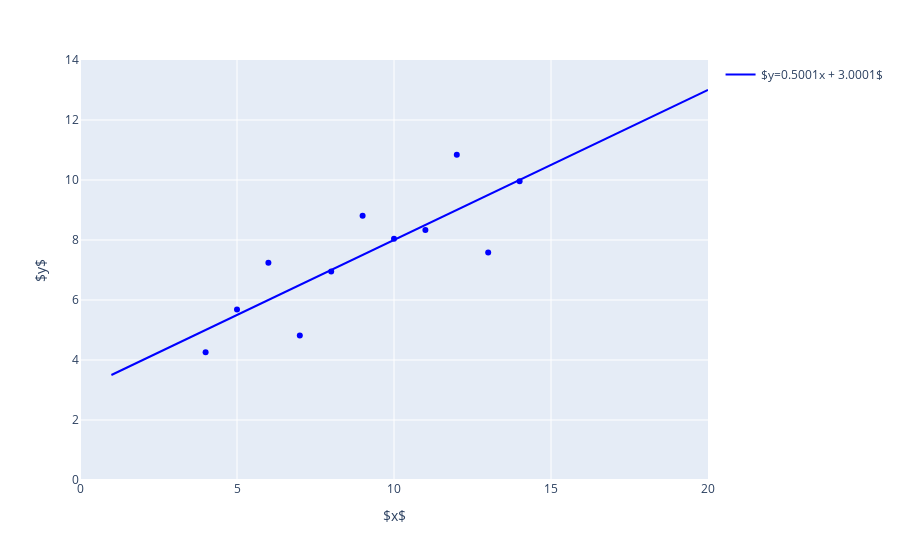
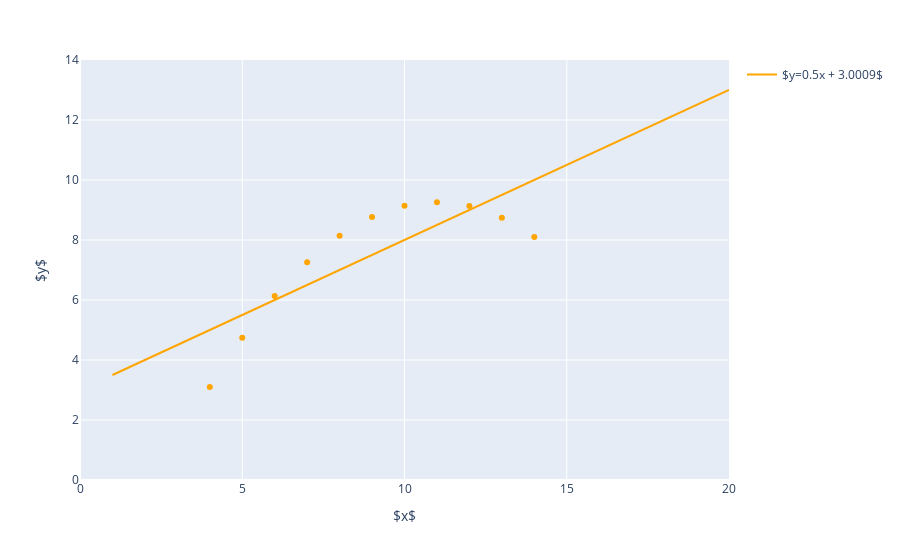
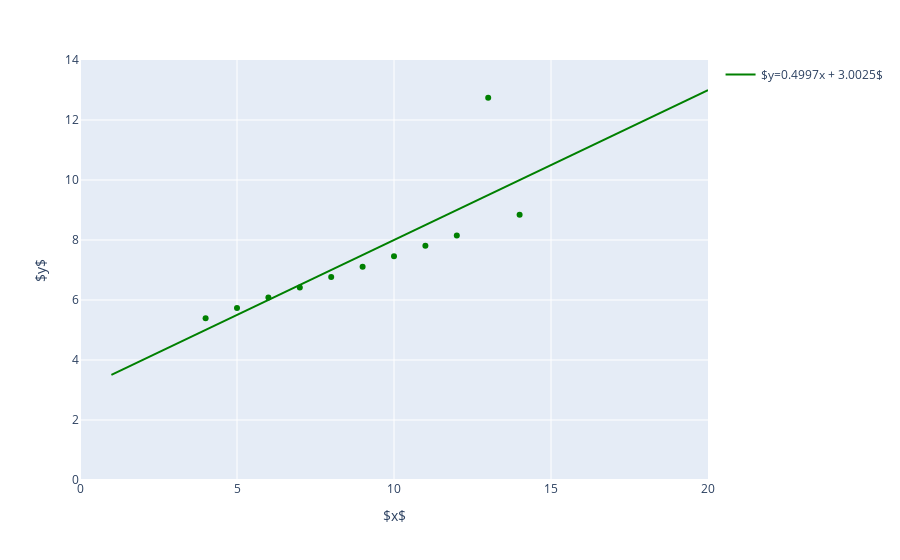
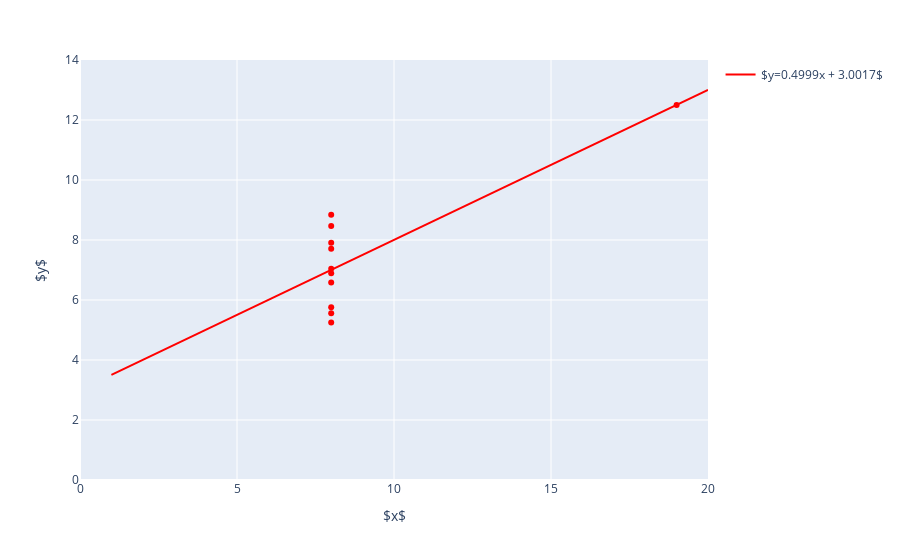

Write notebook code for charts like these, in order.
### Code cell
def plot_regression_line(df: pl.DataFrame, color: str | None = None) -> None:
    """Plots a scatter plot of the data points in the given DataFrame and adds a regression line.

    Parameters
    ----------
    df : pl.DataFrame
        A DataFrame containing the x and y values to be plotted.
    color : str, optional
        The color of the scatter points and regression line, by default None.
    """
    x = df.select('x').to_numpy()
    y = df.select('y').to_numpy()
    model = LinearRegression().fit(x, y)

    x_range = np.linspace(1, 20, num=20).reshape(-1, 1)  # Replace jnp with np
    y_pred = model.predict(x_range)
    df_pred = pl.DataFrame({'x': x_range.squeeze(), 'y': y_pred.squeeze()})
    slope: float = round(model.coef_[0][0], 4)
    intercept: float = round(model.intercept_[0], 4)

    fig = px.scatter(data_frame=df.to_pandas(), x='x', y='y', color_discrete_sequence=[color] if color else None)
    fig.add_scatter(x=df_pred['x'], y=df_pred['y'], mode='lines', line=dict(color=color), name=f'$y={slope}x + {intercept}$')

    fig.update_xaxes(range=[0, 20], title_text="$x$")
    fig.update_yaxes(range=[0, 14], title_text="$y$")
    fig.show()


df: pl.DataFrame = pl.from_pandas(sns.load_dataset("anscombe"))
dataset_names: pl.Series = df["dataset"].unique().sort()
colors: list[str] = ['blue', 'orange', 'green', 'red']

for dataset_name, color in zip(dataset_names, colors):
    df_sub = df.filter(pl.col('dataset') == dataset_name).select(['x', 'y'])
    plot_regression_line(df=df_sub, color=color)

### Figure 1 — Plotly figure (JSON) as saved in the notebook; plotly's stock layout.template omitted (floating-point values rounded to 4 significant figures)
{"data": [{"hovertemplate": "x=%{x}<br>y=%{y}<extra></extra>", "legendgroup": "", "marker": {"color": "blue", "symbol": "circle"}, "mode": "markers", "name": "", "orientation": "v", "showlegend": false, "type": "scatter", "x": [10, 8, 13, 9, 11, 14, 6, 4, 12, 7, 5], "xaxis": "x", "y": [8.04, 6.95, 7.58, 8.81, 8.33, 9.96, 7.24, 4.26, 10.84, 4.82, 5.68], "yaxis": "y"}, {"line": {"color": "blue"}, "mode": "lines", "name": "$y=0.5001x + 3.0001$", "type": "scatter", "x": [1, 2, 3, 4, 5, 6, 7, 8, 9, 10, 11, 12, 13, 14, 15, 16, 17, 18, 19, 20], "y": [3.5, 4.0, 4.5, 5.0, 5.501, 6.001, 6.501, 7.001, 7.501, 8.001, 8.501, 9.001, 9.501, 10.0, 10.5, 11.0, 11.5, 12.0, 12.5, 13.0]}], "layout": {"legend": {"tracegroupgap": 0}, "margin": {"t": 60}, "xaxis": {"anchor": "y", "domain": [0, 1], "range": [0, 20], "title": {"text": "$x$"}}, "yaxis": {"anchor": "x", "domain": [0, 1], "range": [0, 14], "title": {"text": "$y$"}}}}

### Figure 2 — Plotly figure (JSON) as saved in the notebook; plotly's stock layout.template omitted (floating-point values rounded to 4 significant figures)
{"data": [{"hovertemplate": "x=%{x}<br>y=%{y}<extra></extra>", "legendgroup": "", "marker": {"color": "orange", "symbol": "circle"}, "mode": "markers", "name": "", "orientation": "v", "showlegend": false, "type": "scatter", "x": [10, 8, 13, 9, 11, 14, 6, 4, 12, 7, 5], "xaxis": "x", "y": [9.14, 8.14, 8.74, 8.77, 9.26, 8.1, 6.13, 3.1, 9.13, 7.26, 4.74], "yaxis": "y"}, {"line": {"color": "orange"}, "mode": "lines", "name": "$y=0.5x + 3.0009$", "type": "scatter", "x": [1, 2, 3, 4, 5, 6, 7, 8, 9, 10, 11, 12, 13, 14, 15, 16, 17, 18, 19, 20], "y": [3.501, 4.001, 4.501, 5.001, 5.501, 6.001, 6.501, 7.001, 7.501, 8.001, 8.501, 9.001, 9.501, 10.0, 10.5, 11.0, 11.5, 12.0, 12.5, 13.0]}], "layout": {"legend": {"tracegroupgap": 0}, "margin": {"t": 60}, "xaxis": {"anchor": "y", "domain": [0, 1], "range": [0, 20], "title": {"text": "$x$"}}, "yaxis": {"anchor": "x", "domain": [0, 1], "range": [0, 14], "title": {"text": "$y$"}}}}

### Figure 3 — Plotly figure (JSON) as saved in the notebook; plotly's stock layout.template omitted (floating-point values rounded to 4 significant figures)
{"data": [{"hovertemplate": "x=%{x}<br>y=%{y}<extra></extra>", "legendgroup": "", "marker": {"color": "green", "symbol": "circle"}, "mode": "markers", "name": "", "orientation": "v", "showlegend": false, "type": "scatter", "x": [10, 8, 13, 9, 11, 14, 6, 4, 12, 7, 5], "xaxis": "x", "y": [7.46, 6.77, 12.74, 7.11, 7.81, 8.84, 6.08, 5.39, 8.15, 6.42, 5.73], "yaxis": "y"}, {"line": {"color": "green"}, "mode": "lines", "name": "$y=0.4997x + 3.0025$", "type": "scatter", "x": [1, 2, 3, 4, 5, 6, 7, 8, 9, 10, 11, 12, 13, 14, 15, 16, 17, 18, 19, 20], "y": [3.502, 4.002, 4.502, 5.001, 5.501, 6.001, 6.501, 7.0, 7.5, 8.0, 8.499, 8.999, 9.499, 9.999, 10.5, 11.0, 11.5, 12.0, 12.5, 13.0]}], "layout": {"legend": {"tracegroupgap": 0}, "margin": {"t": 60}, "xaxis": {"anchor": "y", "domain": [0, 1], "range": [0, 20], "title": {"text": "$x$"}}, "yaxis": {"anchor": "x", "domain": [0, 1], "range": [0, 14], "title": {"text": "$y$"}}}}

### Figure 4 — Plotly figure (JSON) as saved in the notebook; plotly's stock layout.template omitted (floating-point values rounded to 4 significant figures)
{"data": [{"hovertemplate": "x=%{x}<br>y=%{y}<extra></extra>", "legendgroup": "", "marker": {"color": "red", "symbol": "circle"}, "mode": "markers", "name": "", "orientation": "v", "showlegend": false, "type": "scatter", "x": [8, 8, 8, 8, 8, 8, 8, 19, 8, 8, 8], "xaxis": "x", "y": [6.58, 5.76, 7.71, 8.84, 8.47, 7.04, 5.25, 12.5, 5.56, 7.91, 6.89], "yaxis": "y"}, {"line": {"color": "red"}, "mode": "lines", "name": "$y=0.4999x + 3.0017$", "type": "scatter", "x": [1, 2, 3, 4, 5, 6, 7, 8, 9, 10, 11, 12, 13, 14, 15, 16, 17, 18, 19, 20], "y": [3.502, 4.002, 4.501, 5.001, 5.501, 6.001, 6.501, 7.001, 7.501, 8.001, 8.501, 9.001, 9.501, 10.0, 10.5, 11.0, 11.5, 12.0, 12.5, 13.0]}], "layout": {"legend": {"tracegroupgap": 0}, "margin": {"t": 60}, "xaxis": {"anchor": "y", "domain": [0, 1], "range": [0, 20], "title": {"text": "$x$"}}, "yaxis": {"anchor": "x", "domain": [0, 1], "range": [0, 14], "title": {"text": "$y$"}}}}
